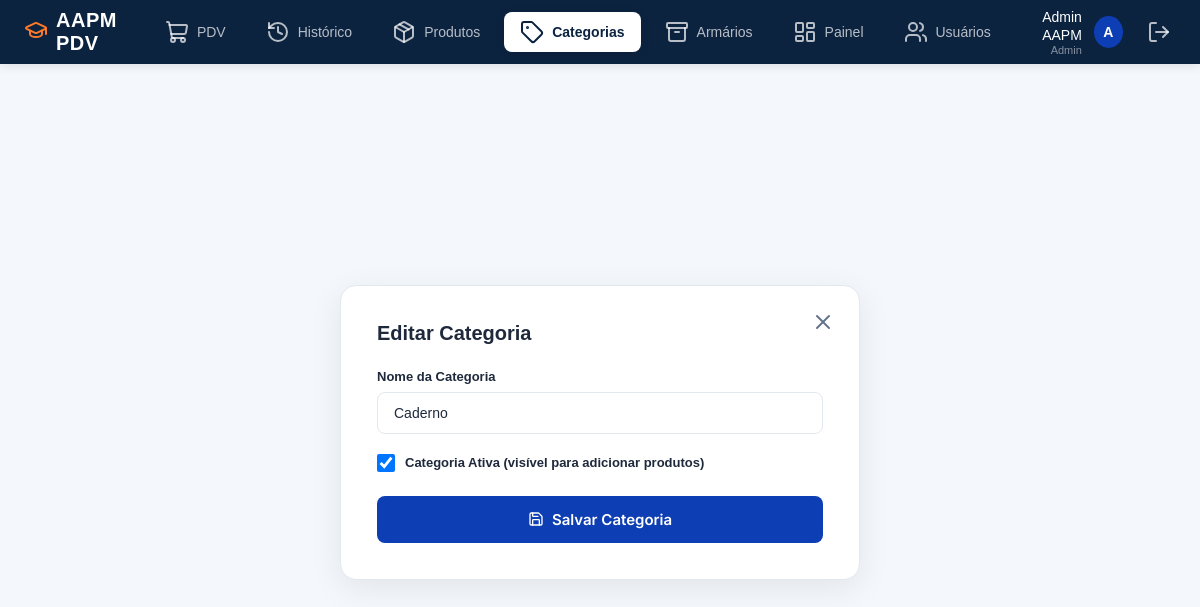
The page /categorias/3/editar (signed in) on the database as committed earlier.
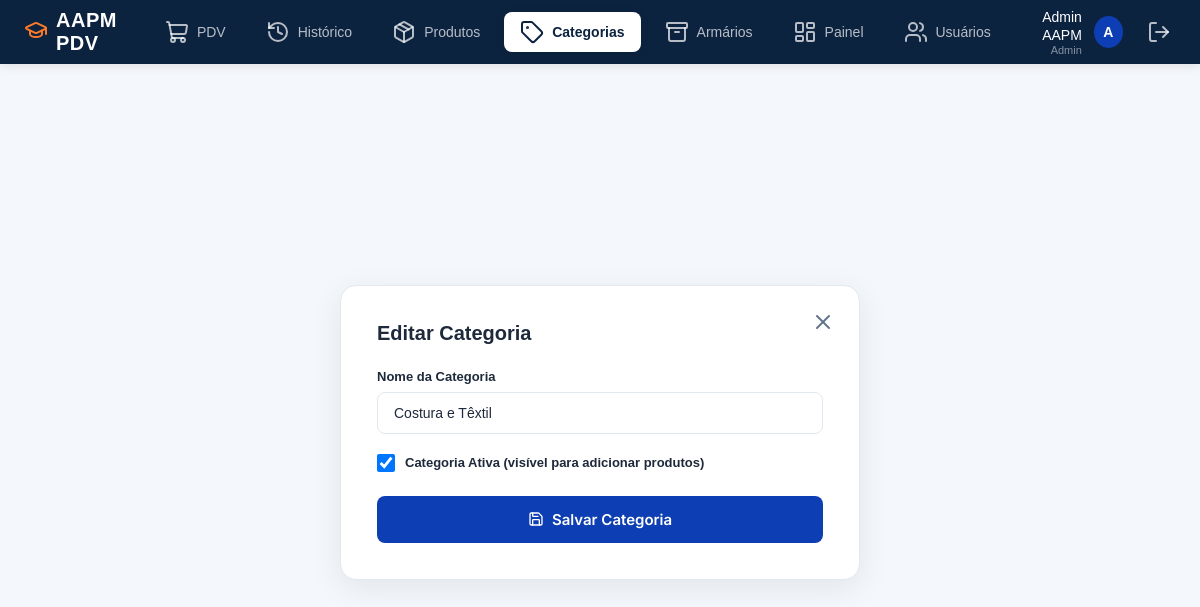
The same page on the database as committed later.
### app/models/categoria.py (models this page shows)
class Categoria(Base):
    __tablename__ = "categorias"
    id = Column(Integer, primary_key=True, autoincrement=True, index=True)
    nome  = Column(String(100), nullable=False, unique=True)
    ativo = Column(Boolean, default=True)
    produtos = relationship("Produto", back_populates="categoria", lazy="select")

### app/controllers/categoria_controller.py (the view)
@router.get("/{categoria_id}/editar")
def form_editar_categoria(
    categoria_id: int,
    request: Request,
    db: Session = Depends(get_db),
    admin = Depends(get_admin)
):
    editando = db.query(Categoria).filter(
        Categoria.id == categoria_id
    ).first()
    if not editando:
        return RedirectResponse(url="/categorias", status_code=302)
    return templates.TemplateResponse(
        request,
        "categorias/form.html",
        {
            "request":  request,
            "usuario":  admin,
            "editando": editando,
        }
    )

### app/templates/categorias/form.html (shortened to what this page needs)
{% extends "base.html" %}
{% block styles %}
<link rel="stylesheet" href="/static/css/produtos.css">
{% endblock %}
{% block content %}
<div class="page-wrapper form-wrapper">
    <div class="form-card">
        <a href="/categorias" class="close-btn" title="Cancelar">
            <i data-lucide="x"></i>
        </a>
        <h2 class="form-title">{{ "Editar Categoria" if editando else "Nova Categoria" }}</h2>
        <form method="post"
              action="{{ '/categorias/' + editando.id|string + '/editar' if editando else '/categorias/nova' }}">
            <div class="form-group">
                <label class="form-label">Nome da Categoria</label>
                <input type="text"
                       name="nome"
                       class="form-control"
                       value="{{ editando.nome if editando else (valores.nome if valores else '') }}"
                       required>
            </div>
            <div class="form-group" style="flex-direction: row; align-items: center; gap: 10px; margin-top: 20px;">
                <input type="checkbox"
                       name="ativo"
                       id="ativo"
                       style="width: 18px; height: 18px; cursor: pointer;"
                       {{ 'checked' if not editando or editando.ativo else '' }}>
                <label for="ativo" class="form-label" style="margin: 0; cursor: pointer; user-select: none;">
                    Categoria Ativa (visível para adicionar produtos)
                </label>
            </div>
            <button type="submit" class="btn-submit" style="margin-top: 24px;">
                <i data-lucide="save" style="width:16px;height:16px;"></i>
                {{ "Salvar Categoria" if editando else "Criar Categoria" }}
            </button>
        </form>
    </div>
</div>
{% endblock %}

Rows that differ between the two databases and show on the page:
changed Categoria: nome "Caderno" → "Costura e Têxtil"
